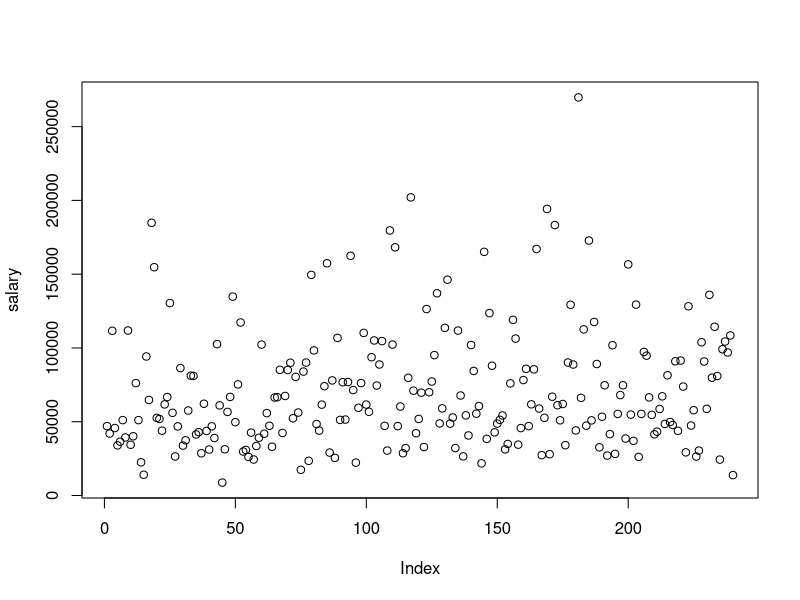
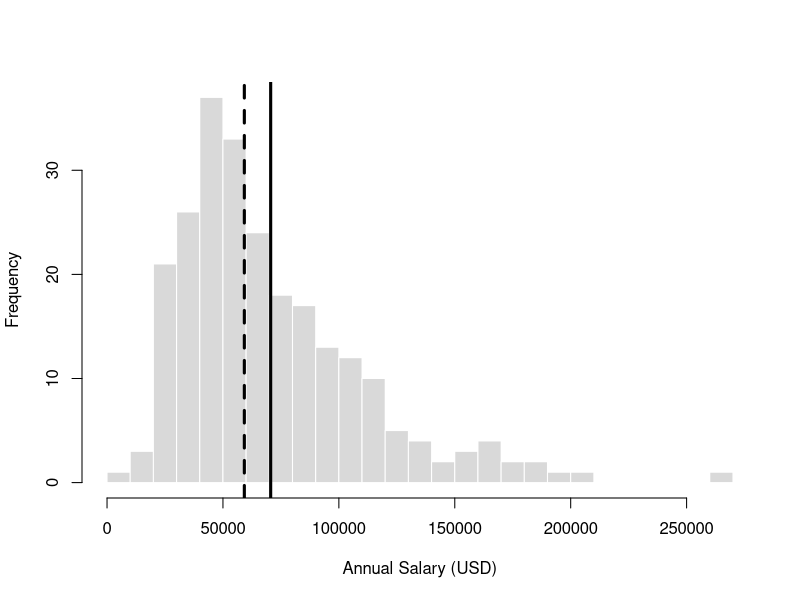

The R source for these figures, in order:

set.seed(6101) # seed
salary <- round(rlnorm(240, meanlog = 11, sdlog = 0.55)) # create a log normal distribution of salaries


head(salary)
length(salary)


plot(salary)

# MEASURES OF CENTER -----------------------------------------------------------
# mean > median - right skewed distribution
mean(salary)
median(salary)

# Histogram with plot lines for mean and median
hist(salary,
     breaks = 30,
     col = "gray85",
     border = "white",
     main = "",
     xlab = "Annual Salary (USD)")
abline(v = mean(salary), 
       lwd = 3, lty =1)
abline(v = median(salary), 
       lwd = 3, lty = 2)

sum(salary < mean(salary))
# salary <- mean(salary) results in logical vector: TRUE | FALSE
# sum() coerces to 1s | 0s and adds the values resulting in the count of 1s

length(salary < mean(salary)) # gives the length of the logical vector

mean(salary < mean(salary))
# mean() coerces boolean values to binary, 1 | 0
# 1s add up to 145, which gives 0.60 when divided by the total 
# and gives the percentage of 1s in the logical vector



# MEASURES OF SPREAD -----------------------------------------------------------

var(salary) # not intuitive way to measure spread of data
sd(salary) # more intuitive/interpretable way to measure spread of data
mean(salary) + sd(salary) # $110,978.70 is 1SD away from the mean


# Exercise: the correction, by hand
# The vector `s` holds five values. R's var(s) is 16 (sd = 4).
# Compute the OTHER version: the average squared deviation from the mean,
# dividing by n rather than n - 1. Write it out; do not use var().
n <- 5
s <- rnorm(5, mean = 0, sd = 4)

# Scenario A: s is a sample from population, p
var_s <- sum((s - mean(s))^2) / (n - 1)
var_s

# Scenario B: s is the entire known population
var_s <- sum((s - mean(s))^2) / (n)
var_s


# Exercise: below average
# `salary` holds the 240 alumni salaries.
# Return the PROPORTION of alumni who earn less than the mean salary
# (a single number between 0 and 1).
salary <- round(rlnorm(240, meanlog = 11, sdlog = 0.55)) 
mean_salary <- mean(salary)
alumni <- mean(salary < mean(salary))
alumni


# Interquartile Range (IQR)
quantile(salary,
         probs = c(0.05, 0.25, 0.5, 0.75, 0.95))

# IQR/SD gives an idea of how data are spread out from the center
# IQR/SD = 1.35 - normal distribution
# IQR/SD < 1.35 - heavy tails (outliers, bulk of data is less centralized)
# IQR/SD > SD - lighter tails (data is more heavily clustered around the center)
IQR(salary)/sd(salary)
# 1.25
# 1.25 < 1.35 - heavy tailed distribution
